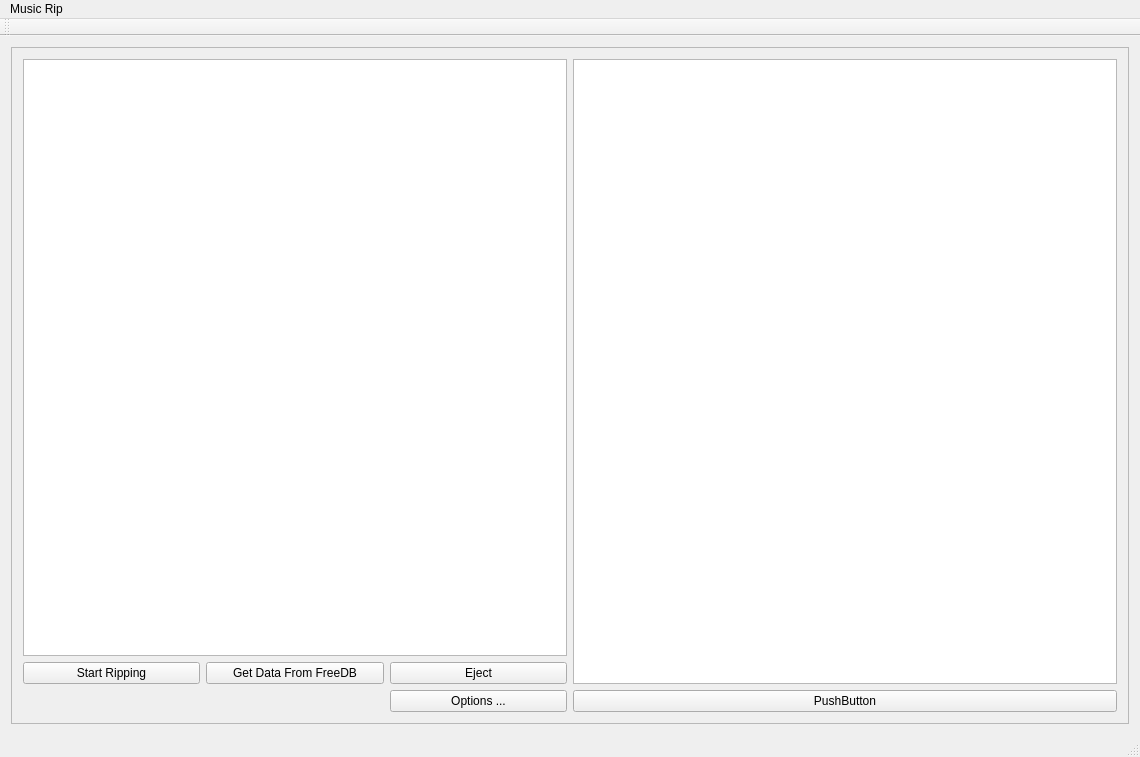
<?xml version="1.0" encoding="UTF-8"?>
<ui version="4.0">
 <class>MainWindow</class>
 <widget class="QMainWindow" name="MainWindow">
  <property name="geometry">
   <rect>
    <x>0</x>
    <y>0</y>
    <width>1140</width>
    <height>757</height>
   </rect>
  </property>
  <property name="windowTitle">
   <string>MainWindow</string>
  </property>
  <widget class="QWidget" name="centralWidget">
   <layout class="QVBoxLayout" name="verticalLayout">
    <item>
     <widget class="QScrollArea" name="scrollArea">
      <property name="widgetResizable">
       <bool>true</bool>
      </property>
      <widget class="QWidget" name="scrollAreaWidgetContents">
       <property name="geometry">
        <rect>
         <x>0</x>
         <y>0</y>
         <width>1126</width>
         <height>696</height>
        </rect>
       </property>
       <layout class="QGridLayout" name="gridLayout">
        <item row="1" column="1">
         <layout class="QVBoxLayout" name="verticalLayout_2">
          <item>
           <widget class="QListView" name="listView">
            <property name="maximumSize">
             <size>
              <width>16777215</width>
              <height>16777215</height>
             </size>
            </property>
           </widget>
          </item>
          <item>
           <layout class="QGridLayout" name="gridLayout_2">
            <item row="0" column="0">
             <widget class="QPushButton" name="pushButton_4">
              <property name="text">
               <string>Start Ripping</string>
              </property>
             </widget>
            </item>
            <item row="0" column="2">
             <widget class="QPushButton" name="pushButton_5">
              <property name="text">
               <string>Eject</string>
              </property>
             </widget>
            </item>
            <item row="0" column="1">
             <widget class="QPushButton" name="pushButton_6">
              <property name="text">
               <string>Get Data From FreeDB</string>
              </property>
             </widget>
            </item>
            <item row="1" column="2">
             <widget class="QPushButton" name="pushButton_2">
              <property name="text">
               <string>Options ...</string>
              </property>
             </widget>
            </item>
           </layout>
          </item>
         </layout>
        </item>
        <item row="1" column="2">
         <layout class="QVBoxLayout" name="verticalLayout_3">
          <item>
           <widget class="QTextBrowser" name="textBrowser"/>
          </item>
          <item>
           <widget class="QPushButton" name="pushButton">
            <property name="text">
             <string>PushButton</string>
            </property>
           </widget>
          </item>
         </layout>
        </item>
       </layout>
      </widget>
     </widget>
    </item>
   </layout>
  </widget>
  <widget class="QMenuBar" name="menuBar">
   <property name="geometry">
    <rect>
     <x>0</x>
     <y>0</y>
     <width>1140</width>
     <height>20</height>
    </rect>
   </property>
   <widget class="QMenu" name="menuMusic_Rip">
    <property name="title">
     <string>Music Rip</string>
    </property>
    <addaction name="actionConfigure"/>
    <addaction name="actionExit"/>
   </widget>
   <addaction name="menuMusic_Rip"/>
  </widget>
  <widget class="QToolBar" name="mainToolBar">
   <attribute name="toolBarArea">
    <enum>TopToolBarArea</enum>
   </attribute>
   <attribute name="toolBarBreak">
    <bool>false</bool>
   </attribute>
  </widget>
  <widget class="QStatusBar" name="statusBar"/>
  <action name="actionExit">
   <property name="text">
    <string>Exit</string>
   </property>
  </action>
  <action name="actionConfigure">
   <property name="text">
    <string>Configure ...</string>
   </property>
  </action>
 </widget>
 <layoutdefault spacing="6" margin="11"/>
 <resources/>
 <connections/>
</ui>
